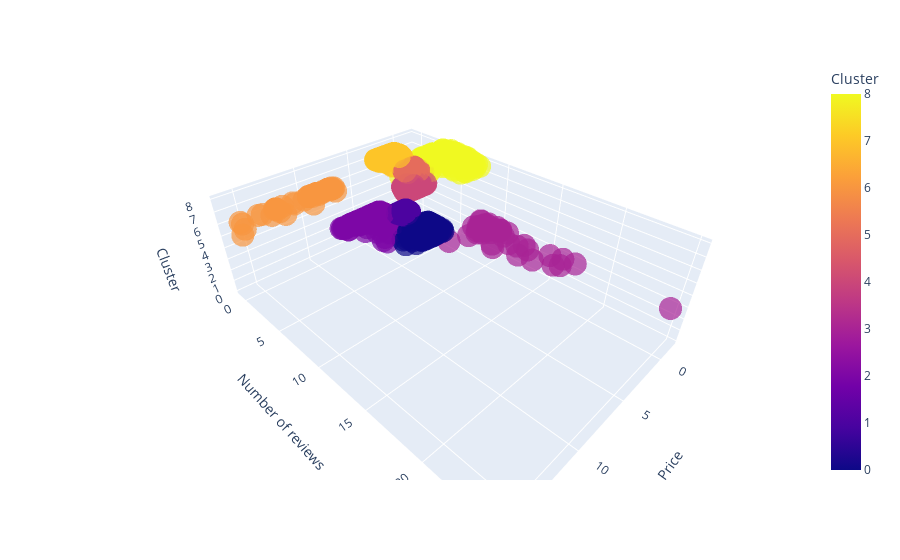

Write notebook code for a chart like this one.
### Code cell
import plotly.express as px

df_2d_cluster = pd.DataFrame({
    'feature1': standardized_data[:, 0],
    'feature2': standardized_data[:, 1],
    'cluster_label': cluster_predictions
})

# 3D scatter plot
fig = px.scatter_3d(df_2d_cluster, x='feature1', y='feature2', z='cluster_label', color='cluster_label',
                    opacity=0.7, color_discrete_sequence=px.colors.qualitative.Set1)


fig.update_layout(scene=dict(xaxis_title='Price', yaxis_title='Number of reviews', zaxis_title='Cluster'),
                  coloraxis_colorbar=dict(title='Cluster'))
fig.show()

### Figure 1 — Plotly figure (JSON) as saved in the notebook; plotly's stock layout.template omitted (floating-point values rounded to 4 significant figures; data arrays with more than 128 entries replaced by an {"elided": "..."} marker saying what was removed)
{"data": [{"hovertemplate": "feature1=%{x}<br>feature2=%{y}<br>cluster_label=%{marker.color}<extra></extra>", "legendgroup": "", "marker": {"color": {"elided": "16271 int values"}, "coloraxis": "coloraxis", "opacity": 0.7, "symbol": "circle"}, "mode": "markers", "name": "", "scene": "scene", "showlegend": false, "type": "scatter3d", "x": {"elided": "16271 float values"}, "y": {"elided": "16271 float values"}, "z": {"elided": "16271 int values"}}], "layout": {"coloraxis": {"colorbar": {"title": {"text": "Cluster"}}, "colorscale": [[0, "#0d0887"], [0.1111, "#46039f"], [0.2222, "#7201a8"], [0.3333, "#9c179e"], [0.4444, "#bd3786"], [0.5556, "#d8576b"], [0.6667, "#ed7953"], [0.7778, "#fb9f3a"], [0.8889, "#fdca26"], [1, "#f0f921"]]}, "legend": {"tracegroupgap": 0}, "margin": {"t": 60}, "scene": {"domain": {"x": [0, 1], "y": [0, 1]}, "xaxis": {"title": {"text": "Price"}}, "yaxis": {"title": {"text": "Number of reviews"}}, "zaxis": {"title": {"text": "Cluster"}}}}}
